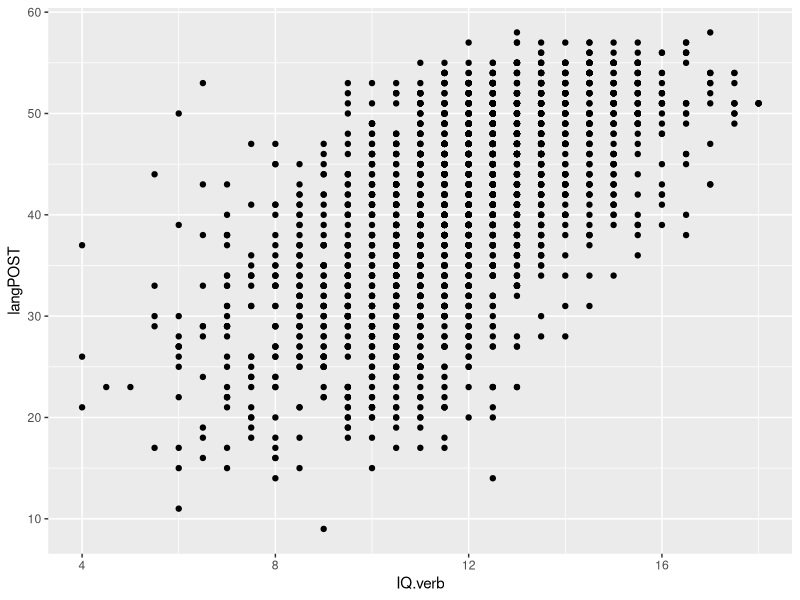
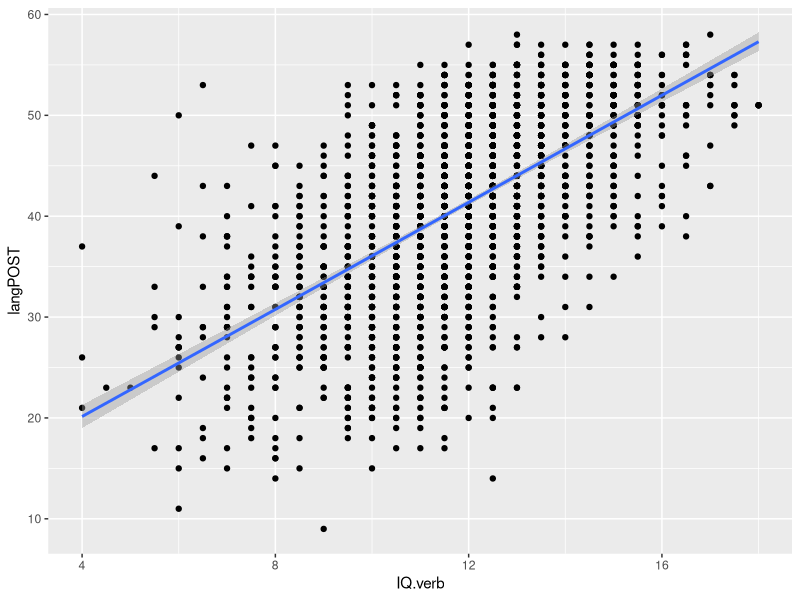
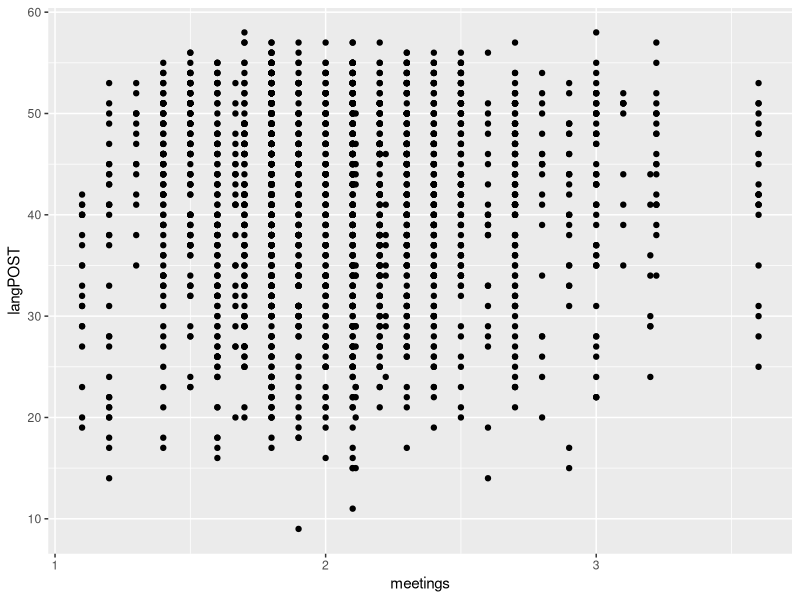
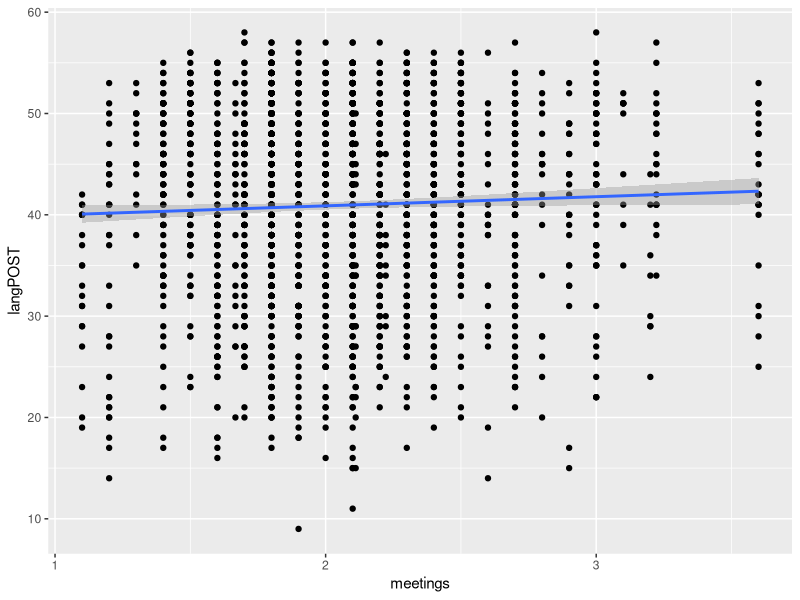
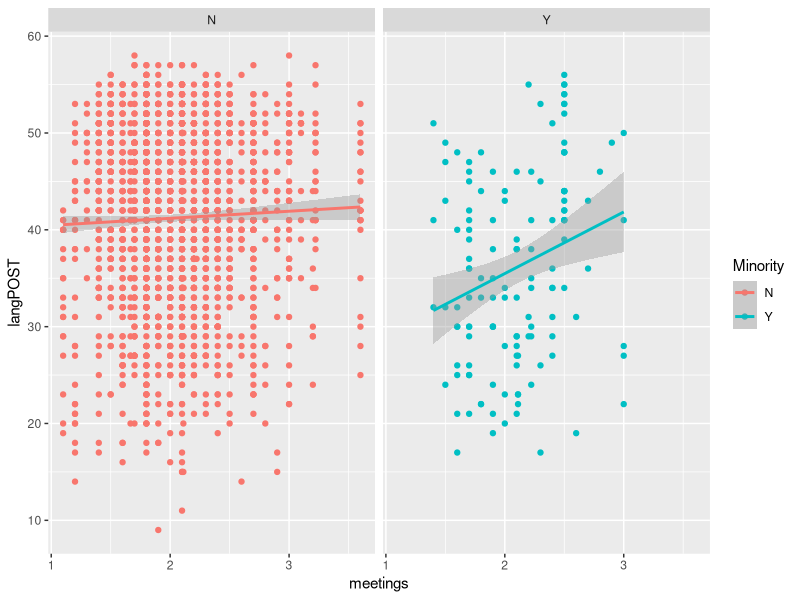

Here is the R script that generated these plots, in order:
## ---- chunk 1
library(dplyr)
library(ggplot2)
library(datasets)
library(nlme)
library(tidyr)
library(tibble)
library(broom)
## ---- chunk 2
?bdf
View(bdf)
## ---- chunk 3
a <- ggplot(bdf,aes(IQ.verb,langPOST))
a + geom_point()
## ---- chunk 4
a + geom_point() + geom_smooth(method="lm")
## ---- chunk 5
IQ_model <- lm(langPOST~IQ.verb,bdf)
summary(IQ_model)
## ---- chunk 6
a <- ggplot(bdf,aes(meetings,langPOST))
a + geom_point()
## ---- chunk 7
a + geom_point() + geom_smooth(method="lm")
## ---- chunk 8
a <- ggplot(bdf,aes(meetings,langPOST,color=Minority))
a + geom_point() + geom_smooth(method="lm") + facet_wrap(~Minority)
## ---- chunk 9
minority_scores <- bdf %>% filter(Minority=='Y')
min_meeting_model <- lm(langPOST~meetings,minority_scores)
summary(min_meeting_model)
## ---- chunk 10
multi_model <- lm(langPOST~meetings+ses+IQ.verb+homework,minority_scores)
summary(multi_model)
## ---- chunk 11
?Titanic
View(Titanic)
titan <- data.frame(Titanic)
## ---- chunk 12
# drop all the rows with a frequency of 0
titan <- titan %>% filter(Freq != 0)
# replicate each line as many times as the "Freq" column calls for
# also, drop the "Freq" column
titan_long <- titan[,c(1,2,3,4)][rep(seq_len(dim(titan)[1]), titan$Freq),]
# confirm that we now have a row for every passenger, which matches the sum of "Freq"
print(c(nrow(titan_long), sum(titan$Freq)))
View(titan_long)
## ---- chunk 13
kids <- titan_long %>% group_by(Age,Survived) %>% count()
spread(kids,Age,n)
## ---- chunk 14
52/(57+52)
## ---- chunk 15
1438/(654+1438)
## ---- chunk 16
.48/.69
## ---- chunk 17
titan_long <- titan_long %>% mutate(died=ifelse(Survived=="No",1,0))
## ---- chunk 18
titanic_model <- glm(
    died ~ Class + Sex + Age,
    data = titan_long,
    family = 'binomial'
)
summary(titanic_model)
## ---- chunk 19
exp(1.7778)
## ---- chunk 20
exp(1.0615)
